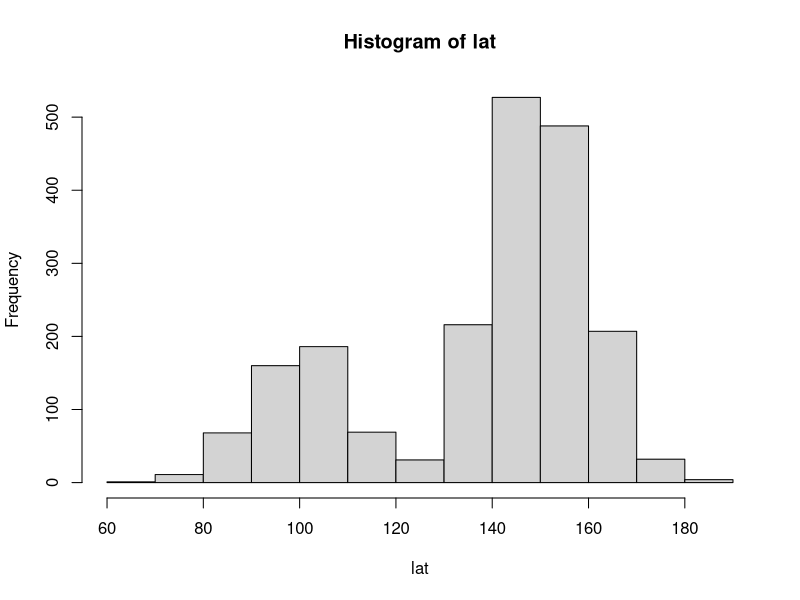
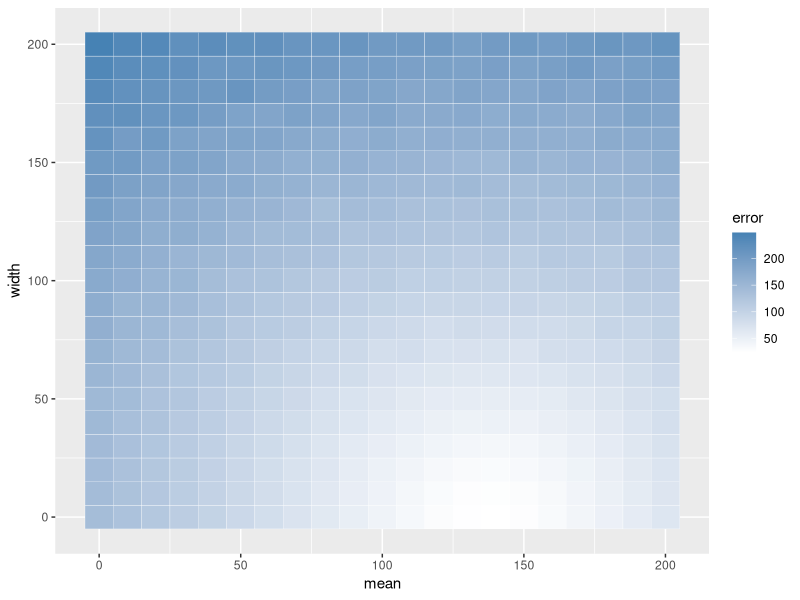
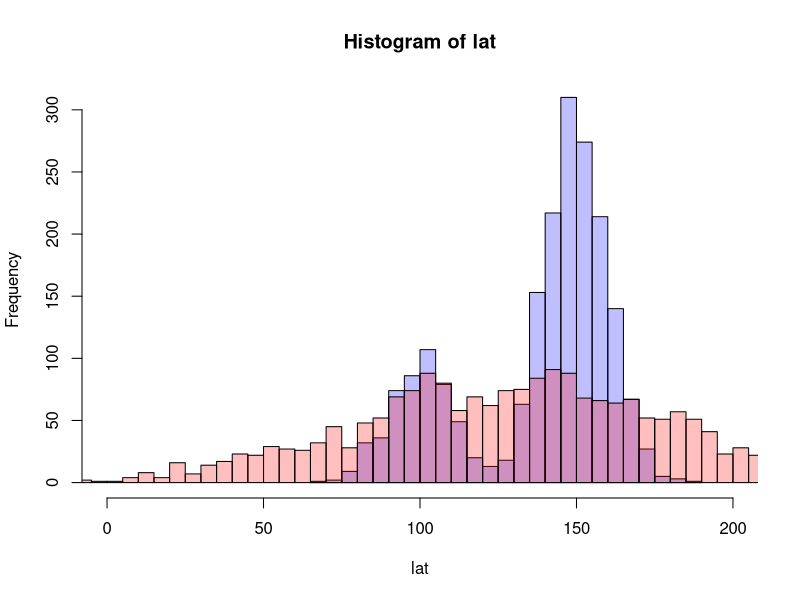
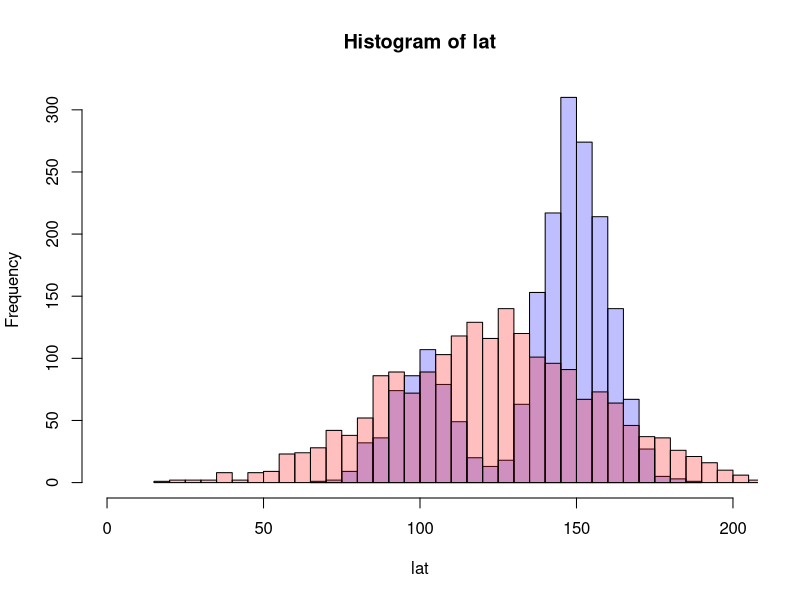
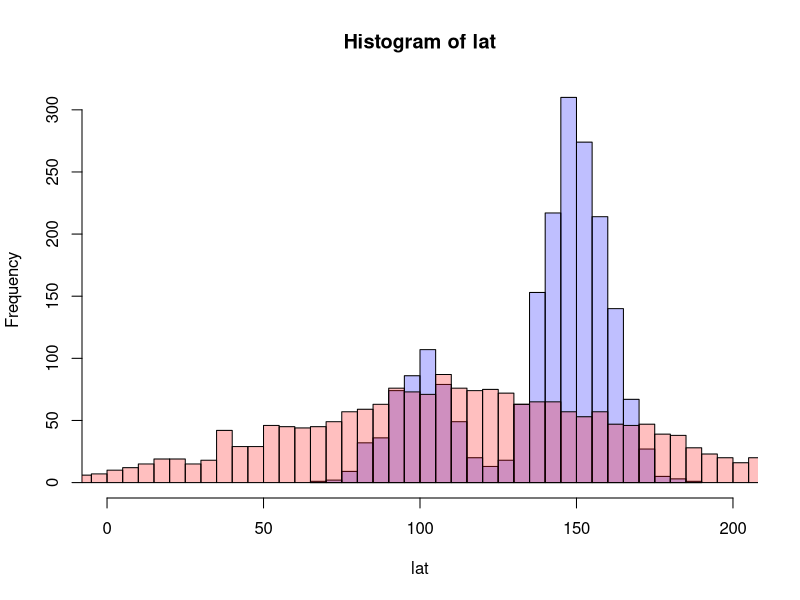

Generate these figures, in order, with R:
## ---- chunk 1
library(ggplot2)
## ---- chunk 2
# Generate the data (the data could be saccades and express saccades, for example)
lat_sac <- 150  # mean latency for a saccade
lat_exp <- 100  # mean latency for an express saccade

width   <- 10   # width of the gaussian

# generate data with 1500 data points for normal saccades and 500 data points for express saccades
lat<-c(rnorm(1500,lat_sac,width),rnorm(500,lat_exp,width))

hist(lat)
## ---- chunk 3
# Step One: try fit a unimodal distribution using simplex

n <- length(lat)

# current data and preditions are being plotted
getregpred <- function(params,data){
  # here, we calculate the data from our independent variable under the assumption of the parameters assuming values b0(mean) and b1(width). Note that the names are hard coded here and that this function will only work for a linear regression. This is similar to the function that generated the data, but without the error term.
  getregpred <- rnorm(n,params["b0"],params["b1"])
  
  #plt1 <- hist(data,breaks = 20, plot = FALSE)
  #plt2 <- hist(getregpred, breaks = 40, plot= FALSE)
  #plot(plt1,col=rgb(0,0,1,1/4), xlim=c(0,200))
  #plot(plt2,col=rgb(1,0,0,1/4), xlim=c(0,200), add=TRUE)
  # return the computed regression data so we can calculate the deviation to the measured data
  return(getregpred)
}

# Get the computed predictions and compute how much they deviate

rmsd <- function(params,data1){
  # generate predictions
  preds <- getregpred(params,data1)
  #evaluate the deviation, this computes the sum of squared deviations between data points and devides by the total number of data points to get the mean summed square deviation
  rmsd <- sqrt(sum((preds-data1)^2)/length(preds))
}


# randomly define start parameters
pick_params <- function(param1,param2){
  b0  <- sample(param1,1)
  b1  <- sample(param2,1)
  
  startParams <- c(b0,b1)
  names(startParams) <- c("b0","b1")
  
  return(startParams)
}

## ---- chunk 4
#plot the error surface when the distribution above is fitted with a unimodal model
#x-axis: mean
#y-axis: width 
#color: sum squared deviance

means <- seq(0,200,10)
widths<- seq(0,200,10)

error_table <- matrix(0,nrow=length(means)*length(widths),ncol=3)
colnames(error_table) <- c("mean","width","error")

rcount <- 0

for (m in means){
  for (w in widths){
    rcount <- rcount+1
    params <- c(m,w)
    names(params) <- c("b0","b1")
    error <- rmsd(params,lat)
    
    error_table[rcount,1]  <- m
    error_table[rcount,2] <- w
    error_table[rcount,3] <- error
  }
}

error_table<-as.data.frame(error_table)

error_surface <- ggplot(data = error_table, aes(mean, width)) + geom_tile(aes(fill = error), colour = "white") + scale_fill_gradient(low = "white",high = "steelblue")

error_surface

## ---- chunk 5
# Start the optimalization process with boundaries (L-BFGS-B):
# boundaries are used because the mean latency and the width cannot go negative
# the estimation is repeated "reps" times for a more robust measure (start parameters are fixed)

reps <- 1000
param_tableSMPL <- matrix(0,reps,2) 

# define a range of start parameters, the function randomly picks one combination before each estimation

param_means  <- seq(0,250,10)
param_width  <- seq(0,100,10)

for(r in 1:reps){
  #choose start parameters
  startParams <- pick_params(param_means,param_width)
  #estimate parameters
  xoutSMPL   <- optim(startParams,rmsd,data1=lat,method = "L-BFGS-B", lower = rep(0, length(startParams)))
  #write to table
  param_tableSMPL[r,1] <- xoutSMPL$par[1]
  param_tableSMPL[r,2] <- xoutSMPL$par[2]
}

#look at table
summary(param_tableSMPL)
#average data in table for plotting
simMean  <- mean(param_tableSMPL[,1])
simWidth <- mean(param_tableSMPL[,2])
simDataSMPL <- rnorm(n,simMean,simWidth)

#plot data and estimate
plt1 <- hist(lat,breaks = 40, plot = FALSE)
plt2 <- hist(simDataSMPL, breaks = 80, plot= FALSE)
plot(plt1,col=rgb(0,0,1,1/4), xlim=c(0,200))
plot(plt2,col=rgb(1,0,0,1/4), xlim=c(0,200), add=TRUE)

## ---- chunk 6
# compare to an estimation with simulated annealing (more robust for local minimae)

# lower number of replication, because sann runs for a longer time
reps <- 5
param_tableSA <- matrix(0,reps,2) 

param_means  <- seq(0,250,10)
param_width  <- seq(0,100,10)

for(r in 1:reps){
  startParams <- pick_params(param_means,param_width)
  # run the estimation with simulated annealing
  xoutSA   <- optim(startParams,rmsd,data1=lat,method = "SANN")
  param_tableSA[r,1] <- xoutSA$par[1]
  param_tableSA[r,2] <- xoutSA$par[2]
}

#summarize results
summary(param_tableSA)
simMeanSA <- mean(param_tableSA[,1])
simWidthSA <- mean(param_tableSA[,2])


simDataSA <- rnorm(n,simMeanSA,simWidthSA)

#and plot them
p1 <- hist(lat,breaks = 20, plot = FALSE)
p2 <- hist(simDataSA, breaks = 40, plot= FALSE)
plot(p1,col=rgb(0,0,1,1/4), xlim=c(0,200))
plot(p2,col=rgb(1,0,0,1/4), xlim=c(0,200), add=TRUE)

## ---- chunk 7
# Next, we will try to fit a bimodal distribution. This increases the parameter space. 
# b0 -> mean normal saccades
# b1 -> mean express saccades
# b2 -> width

startParams <- c(200,50,20)
names(startParams) <- c("b0","b1","b2")

n <- length(lat)

getregpred2 <- function(params,data1){
  n = length(data1)
  getregpred2 <- c(rnorm(1500,params["b0"],params["b2"]),rnorm(500,params["b1"],params["b2"]))
  
  return(getregpred2)
}

rmsd2 <- function(params,data1){
  # generate predictions
  preds <- getregpred2(params,data1)
  #evaluate the deviation, this computes the sum of squared deviations between data points and devides by the total number of data points to get the mean summed square deviation
  rmsd2 <- sqrt(sum((preds-data1)^2)/length(preds))
}

pick_params2 <- function(param1, param2, param3){
  b0  <- sample(param1,1)
  b1  <- sample(param2,1)
  b2  <- sample(param3,1)
  
  startParams <- c(b0,b1,b2)
  names(startParams) <- c("b0","b1","b2")
  
  return(startParams)
  
}

## ---- chunk 8
# Start the optimalization process with boundaries on L-BFGS-B:
reps <- 1000
param_tableSMPLX_bm <- matrix(0,reps,3) 

params_mean1 <- seq(50,200,10)
params_mean2 <- seq(0,150,10)
params_width <- seq(0,100,10)

for(r in 1:reps){
  startParams <- pick_params2(params_mean1,params_mean2,params_width)
  
  xoutSMPLX_bm   <- optim(startParams,rmsd2,data1=lat,method = "L-BFGS-B", lower = rep(0, length(startParams)))
  param_tableSMPLX_bm[r,1] <- xoutSMPLX_bm$par[1]
  param_tableSMPLX_bm[r,2] <- xoutSMPLX_bm$par[2]
  param_tableSMPLX_bm[r,3] <- xoutSMPLX_bm$par[3]
}

summary(param_tableSMPLX_bm)
simMean_bm  <- mean(param_tableSMPLX_bm[,1])
simMeanEX_bm  <- mean(param_tableSMPLX_bm[,2])
simWidth_bm <- mean(param_tableSMPLX_bm[,3])
simDataSMPLX_bm <- c(rnorm(1500,simMean_bm,simWidth_bm),rnorm(500,simMeanEX_bm,simWidth_bm))


plot1 <- hist(lat,breaks = 20, plot = FALSE)
plot2 <- hist(simDataSMPLX_bm, breaks = 80, plot= FALSE)
plot(plot1,col=rgb(0,0,1,1/4), xlim=c(0,200))
plot(plot2,col=rgb(1,0,0,1/4), xlim=c(0,200), add=TRUE)

